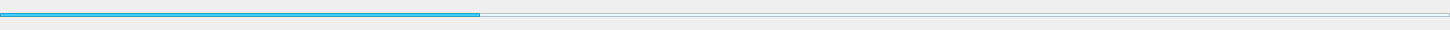
<?xml version="1.0" encoding="UTF-8"?>
<ui version="4.0">
 <class>PlaySlider</class>
 <widget class="QWidget" name="PlaySlider">
  <property name="geometry">
   <rect>
    <x>0</x>
    <y>0</y>
    <width>1450</width>
    <height>30</height>
   </rect>
  </property>
  <property name="minimumSize">
   <size>
    <width>1450</width>
    <height>30</height>
   </size>
  </property>
  <property name="maximumSize">
   <size>
    <width>1450</width>
    <height>30</height>
   </size>
  </property>
  <property name="windowTitle">
   <string>Form</string>
  </property>
  <property name="styleSheet">
   <string notr="true">#playSliderBg{
background-color : #000000;
}</string>
  </property>
  <widget class="QFrame" name="inLine">
   <property name="geometry">
    <rect>
     <x>0</x>
     <y>13</y>
     <width>1450</width>
     <height>4</height>
    </rect>
   </property>
   <property name="styleSheet">
    <string notr="true">#inLine{
background-color : #EBFAFF;
}</string>
   </property>
   <property name="frameShape">
    <enum>QFrame::Shape::StyledPanel</enum>
   </property>
   <property name="frameShadow">
    <enum>QFrame::Shadow::Raised</enum>
   </property>
  </widget>
  <widget class="QFrame" name="outLine">
   <property name="geometry">
    <rect>
     <x>0</x>
     <y>13</y>
     <width>480</width>
     <height>4</height>
    </rect>
   </property>
   <property name="styleSheet">
    <string notr="true">#outLine{
background-color : #3ECEFE;
}</string>
   </property>
   <property name="frameShape">
    <enum>QFrame::Shape::StyledPanel</enum>
   </property>
   <property name="frameShadow">
    <enum>QFrame::Shadow::Raised</enum>
   </property>
  </widget>
 </widget>
 <resources/>
 <connections/>
</ui>
